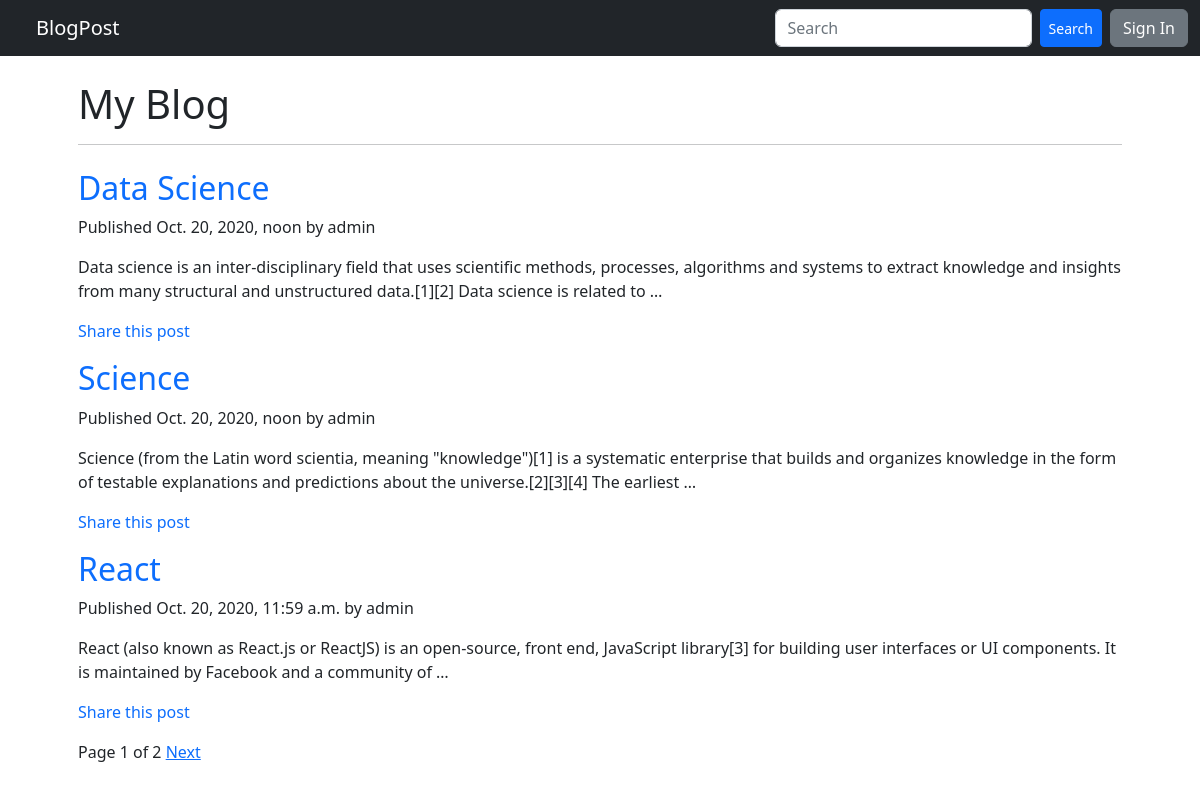
Before: / with the older database file.
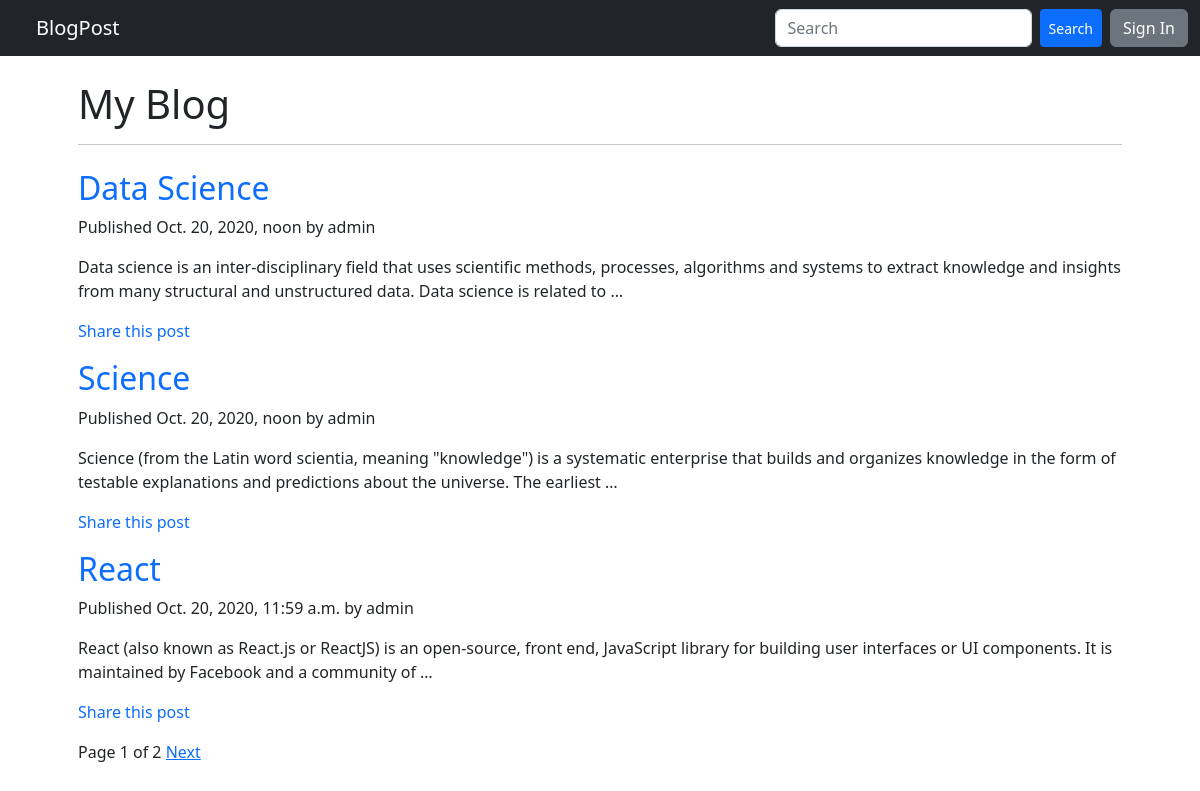
After: the same page with the newer database file.
### blog/models.py (models this page shows, shortened)
class Post(models.Model):
    STATUS_CHOICES=(
        ('draft','Draft'),
        ('published','Published')
    )
    title = models.CharField(max_length=250)
    slug = models.SlugField(max_length=250,unique_for_date='publish')
    author = models.ForeignKey(User,on_delete=models.CASCADE,related_name='blog_posts')
    body =  models.TextField()
    publish = models.DateTimeField(default=timezone.now)
    created = models.DateTimeField(auto_now_add=True)
    updated = models.DateTimeField(auto_now=True)
    status = models.CharField(max_length=10,choices=STATUS_CHOICES,default='draft')
    class Meta:
        ordering = ('-publish',)
    def get_absolute_url(self):
        return reverse('blog:blog_detail',
                        args=[self.publish.year,
                            self.publish.month,
                            self.publish.day,
                            self.slug,
                        ])

### blog/views.py (the view)
# urls.py: path('',v.post_list,name='blog_list'),
def post_list(request):
    object_list=Post.objects.all()
    paginator=Paginator(object_list,3) #No of post per page
    page=request.GET.get('page')
    try:
        posts=paginator.page(page)
    except PageNotAnInteger:
        posts=paginator.page(1)
    except EmptyPage:
        posts=paginator.page(paginator.num_pages)
    context={
        'posts':posts,
        'page':page,
    }
    return render(request,'blog/post_list.html',context)

### templates/blog/post_list.html (shortened to what this page needs)
{% extends "base.html" %}
{% block content %}
    <h1>My	Blog</h1>
    <hr class="mb-4">
    {% if posts %}
    {% for post	in posts %}
    <div class="mb-3">
        <h2>
            <a class="text-decoration-none" href="{{ post.get_absolute_url }}">{{ post.title }}</a>
        </h2>
        <p	class="date">
            Published {{ post.publish }} by	{{ post.author }}
        </p>
        <p class="mb-0">{{ post.body|truncatewords:30|linebreaks }}</p>
            <a class="text-decoration-none" href="{% url 'blog:share_post' post.slug %}">Share this post</a>
        </div>
    {%	endfor	%}
    {% include "pagination.html" with page=posts %}
    {% else %}
        <p>No posts yet.</p>
    {% endif %}
{% endblock content %}

### templates/base.html (shortened to what this page needs)
<!doctype html>
<html lang="en">
  <head>
    <link href="https://cdn.jsdelivr.net/npm/bootstrap@5.2.0-beta1/dist/css/bootstrap.min.css" rel="stylesheet">
  </head>
  <body>
    <nav class="navbar navbar-dark bg-dark">
      <div class="container-fluid">
        <a class="navbar-brand ps-4" href="{% url 'blog:blog_list' %}">BlogPost</a>
        <div class="">
          <div class="d-flex">
            <form class="d-flex" role="search" action="{% url 'blog:search_content' %}">
              <input class="form-control me-2" name='q' type="search" placeholder="Search" aria-label="Search">
              <button class="btn btn-primary btn-sm" type="submit">Search</button>
            </form>
            {% if user.is_authenticated %}
              <form action="{% url 'account:logout' %}">
                <button class="btn btn-secondary ms-2">Sign Out</button>
              </form>
            {% else %}
              <form action="{% url 'account:login' %}">
                <button class="btn btn-secondary ms-2">Sign In</button>
              </form>
            {% endif %}
          </div>
      </div>
      </div>
    </nav>
    <div class="container mt-4 px-5">
      {% block content %}
      {% endblock %}
    </div>
  </body>
</html>

### templates/pagination.html (shortened to what this page needs)
<div class="">
    <span>
        Page {{page.number}} of {{page.paginator.num_pages}}
    {% if page.has_next %}
      <a href="?page={{page.next_page_number}}">Next</a>
    {% endif %}
    </span>
</div>

Changed rows visible on the page:
changed Post "Data Science": body "…many structural and unstructured data.[1][2] Data science is related…" → "…many structural and unstructured data. Data science is related…"
changed Post "Science": body "…Latin word scientia, meaning \"knowledge\")[1] is a systematic enterprise that builds and organizes knowledge in the form of testable explanations and predictions about the universe.[2][3][4] The earliest …" → "…Latin word scientia, meaning \"knowledge\") is a systematic enterprise that builds and organizes knowledge in the form of testable explanations and predictions about the universe. The earliest …"
changed Post "React": body "…open-source, front end, JavaScript library[3] for building user interfaces…" → "…open-source, front end, JavaScript library for building user interfaces…"
